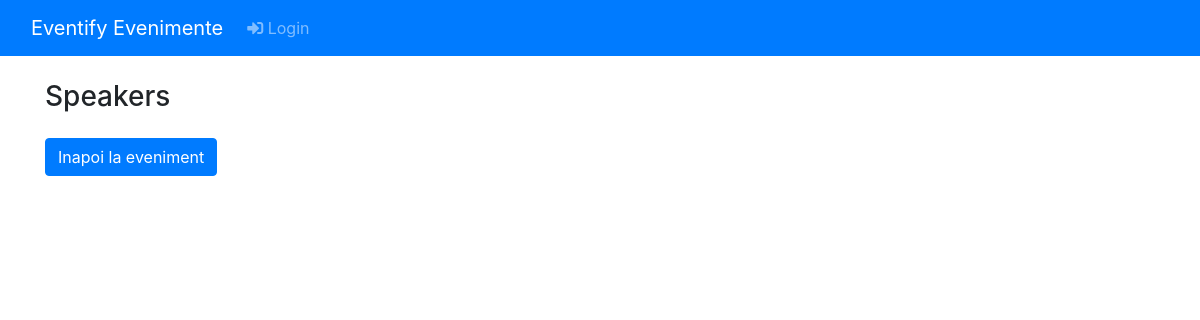
The page /events/detalii/speakers.php?id=20 on the database as committed earlier.
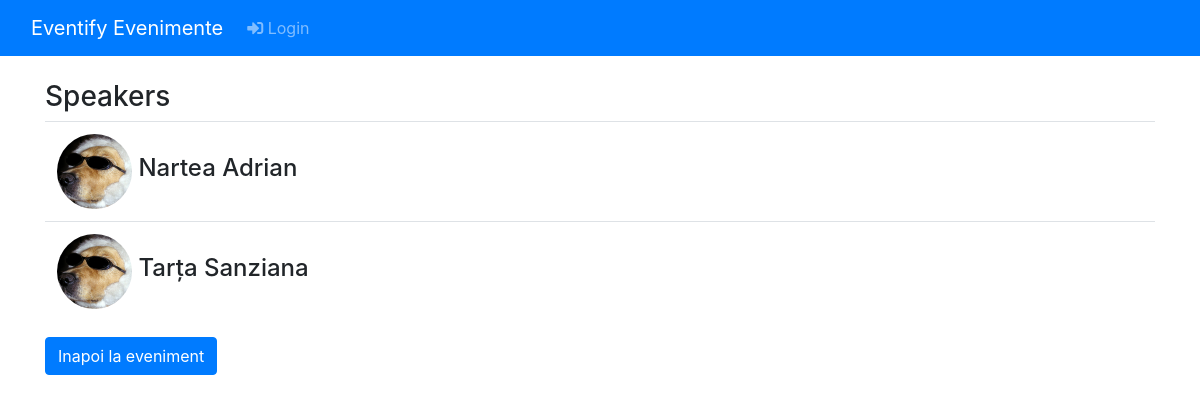
The same page on the database as committed later.
### tables this page shows
CREATE TABLE `speaker` (
  `ID` int(11) NOT NULL,
  `nume` varchar(255) NOT NULL,
  `prenume` varchar(255) NOT NULL,
  `poza` varchar(255) DEFAULT NULL,
  `email` varchar(255) DEFAULT NULL,
  `telefon` varchar(20) DEFAULT NULL,
  `IDEveniment` int(11) DEFAULT NULL
);

### events/detalii/speakers.php (the view, shortened to what this page needs)
<?php
include "../partials/conectare.php";
include "../partials/navbar.php";
$event_id = isset($_GET['id']) ? intval($_GET['id']) : null;
$speaker_query = "SELECT * FROM speaker WHERE IDEveniment = ?";
$speaker_stmt = $mysqli->prepare($speaker_query);
$speaker_stmt->bind_param("i", $event_id);
$speaker_stmt->execute();
$speaker_result = $speaker_stmt->get_result();
?>
<!DOCTYPE html>
<html lang="en">
<head>
    <link href="https://stackpath.bootstrapcdn.com/bootstrap/4.3.1/css/bootstrap.min.css" rel="stylesheet">
</head>
<body>
<div class="container mt-4">
    <h3>Speakers</h3>
    <table class="table">
        <tbody>
        <?php while ($speaker = $speaker_result->fetch_assoc()): ?>
            <tr>
                <td><img class="rounded-circle" height="75px" width="75px" src="/proiect/<?php echo htmlspecialchars($speaker['poza']); ?>" alt="Card image cap"><span class="h4"> <?php echo htmlspecialchars($speaker['nume']) . ' ' . htmlspecialchars($speaker['prenume']); ?></span></td>
            </tr>
        <?php endwhile; ?>
        </tbody>
    </table>
        <a href="/proiect/events/event.php?id=<?php echo $_GET['id'];?>" class="btn btn-primary">Inapoi la eveniment</a>
    </div>
</body>
</html>

### events/partials/navbar.php (shortened to what this page needs)
<head>
    <link href="https://stackpath.bootstrapcdn.com/bootstrap/4.3.1/css/bootstrap.min.css" rel="stylesheet">
    <link rel="stylesheet" href="https://use.fontawesome.com/releases/v5.7.1/css/all.css">
</head>
<nav class="navbar navbar-expand-lg navbar-dark bg-primary">
    <div class="container-fluid">
        <a class="navbar-brand" href="/proiect/events/">Eventify Evenimente</a>
        <?php
        if (isset($_SESSION['numeParticipant'])) { ?>
        <div class="collapse navbar-collapse" id="navbarSupportedContent">
            <ul class="navbar-nav me-auto mb-2 mb-lg-0">
                <li class="nav-item">
                    <a class="nav-link" href="/proiect/events/participant/bilete.php"><i class="fas fa-ticket-alt"></i> Biletele mele</a>
                </li>
            </ul>
            <ul class="navbar-nav me-auto mb-2 mb-lg-0">
                <li class="nav-item">
                    <a class="nav-link" href="/proiect/events/shop/cos.php"><i class="fas fa-shopping-cart"></i> Cos</a>
                </li>
            </ul>
            <ul class="navbar-nav me-auto mb-2 mb-lg-0">
                <li class="nav-item">
                    <a class="nav-link" href="/proiect/events/participant/logout.php"><i class="fas fa-sign-out-alt"></i> Logout</a>
                </li>
            </ul>
        </div>
        <?php } else { ?>
            <div class="collapse navbar-collapse" id="navbarSupportedContent">
            <ul class="navbar-nav me-auto mb-2 mb-lg-0">
                <li class="nav-item">
                    <a class="nav-link" href="/proiect/events/participant/"><i class="fas fa-sign-in-alt"></i> Login</a>
                </li>
            </ul>
        </div>
        <?php
        }
        ?>
    </div>
</nav>

Rows that differ between the two databases and show on the page:
added speaker: poza (picture), nume "Nartea", prenume "Adrian"
added speaker: poza (picture), nume "Tarța", prenume "Sanziana"
